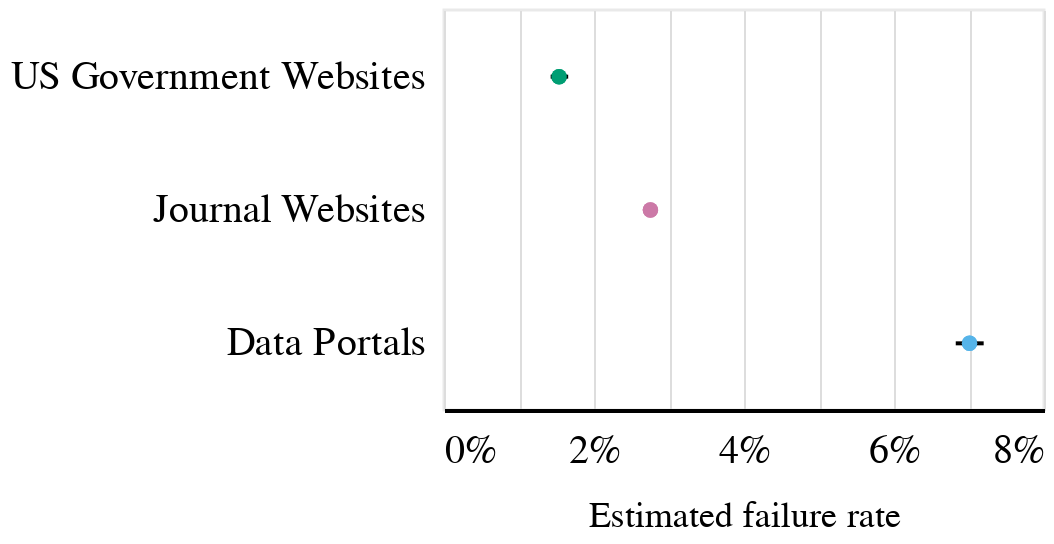

The cell this chart's notebook holds for it:
### Code cell
base = alt.Chart(df_overall).mark_circle(
    size=60,
    opacity=1
).encode(
    alt.Y('web_type:N', title=None, sort=['US Government Websites', 'Journal Websites', 'Data Portals']),
    alt.X('fail_rate_meta:Q', title='Estimated failure rate').axis(format='.0%'),
    alt.Color('web_type:N').scale(range=list(COLORS.values())).legend(None)
).properties(
    height=200,
    width=300
)

error = base.mark_errorbar(
    thickness=2,
    color='black'
).encode(
    alt.X('ci_95L', title='Estimated failure rate'),
    alt.X2('ci_95U'),
    color=alt.value('black')
)

plot = base + error + base

plot = apply_theme(plot)

plot

### Figure 1 — Vega-Lite specification as saved in the notebook (floating-point values rounded to 4 significant figures)
{"config": {"view": {"continuousWidth": 300, "continuousHeight": 300, "fill": "white", "stroke": "#E9E9E9", "strokeWidth": 1.5}, "axis": {"domainColor": "black", "domainWidth": 2, "labelFontSize": 20, "labelFontWeight": 400, "labelLimit": 1000, "labelPadding": 10, "tickColor": "white", "ticks": false, "titleFontSize": 18, "titleFontWeight": 400, "titlePadding": 14}, "axisX": {"labelAngle": 0}, "axisY": {"domain": false, "titleFontSize": 18}, "concat": {"spacing": 30}, "font": "Arial", "header": {"labelFontSize": 18, "labelFontWeight": 500, "labelOrient": "top", "titleFontSize": 20, "titleFontWeight": 600}, "legend": {"cornerRadius": 0, "fillColor": "white", "gradientLength": 50, "labelFontSize": 20, "labelFontWeight": 400, "orient": "right", "padding": 0, "strokeColor": "transparent", "symbolStrokeWidth": 2, "titleFontSize": 18, "titleFontWeight": 500, "titleOrient": "top"}, "point": {"size": 70}, "scale": {}, "title": {"align": "left", "anchor": "middle", "dy": -10, "fontSize": 20, "fontWeight": 600, "subtitleColor": "grey", "subtitleFontSize": 18, "subtitlePadding": 10}}, "layer": [{"mark": {"type": "circle", "opacity": 1, "size": 60}, "encoding": {"color": {"field": "web_type", "legend": null, "scale": {"range": ["#56B4E9", "#CC79A7", "#009E73"]}, "type": "nominal"}, "x": {"axis": {"format": ".0%"}, "field": "fail_rate_meta", "title": "Estimated failure rate", "type": "quantitative"}, "y": {"field": "web_type", "sort": ["US Government Websites", "Journal Websites", "Data Portals"], "title": null, "type": "nominal"}}}, {"mark": {"type": "errorbar", "color": "black", "thickness": 2}, "encoding": {"color": {"value": "black"}, "x": {"field": "ci_95L", "title": "Estimated failure rate", "type": "quantitative"}, "x2": {"field": "ci_95U"}, "y": {"field": "web_type", "sort": ["US Government Websites", "Journal Websites", "Data Portals"], "title": null, "type": "nominal"}}}, {"mark": {"type": "circle", "opacity": 1, "size": 60}, "encoding": {"color": {"field": "web_type", "legend": null, "scale": {"range": ["#56B4E9", "#CC79A7", "#009E73"]}, "type": "nominal"}, "x": {"axis": {"format": ".0%"}, "field": "fail_rate_meta", "title": "Estimated failure rate", "type": "quantitative"}, "y": {"field": "web_type", "sort": ["US Government Websites", "Journal Websites", "Data Portals"], "title": null, "type": "nominal"}}}], "data": {"name": "data-6c12ba676cdad0721b5f7c6aeee99dec"}, "height": 200, "width": 300, "$schema": "https://vega.github.io/schema/vega-lite/v5.15.1.json", "datasets": {"data-6c12ba676cdad0721b5f7c6aeee99dec": [{"web_type": "Journal Websites", "continent": "ALL", "country": "ALL", "publisher": "ALL", "fail_rate_meta": 0.02752, "se": 0.00896, "ci_95L": 0.02706, "ci_95U": 0.028, "total_violations": 351835, "total_checks": 8137214, "units": 10844}, {"web_type": "US Government Websites", "continent": "North America", "country": "United States", "publisher": "ALL", "fail_rate_meta": 0.01535, "se": 0.03946, "ci_95L": 0.01422, "ci_95U": 0.01656, "total_violations": 10829, "total_checks": 675955, "units": 10844}, {"web_type": "Data Portals", "continent": "ALL", "country": "ALL", "publisher": "ALL", "fail_rate_meta": 0.07007, "se": 0.01457, "ci_95L": 0.06823, "ci_95U": 0.07196, "total_violations": 10829, "total_checks": 675955, "units": 10844}]}}
